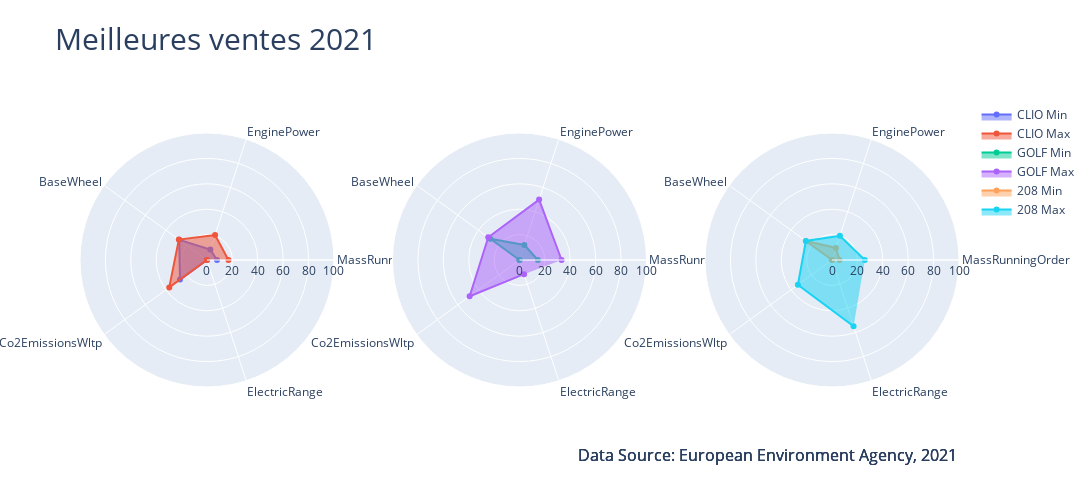
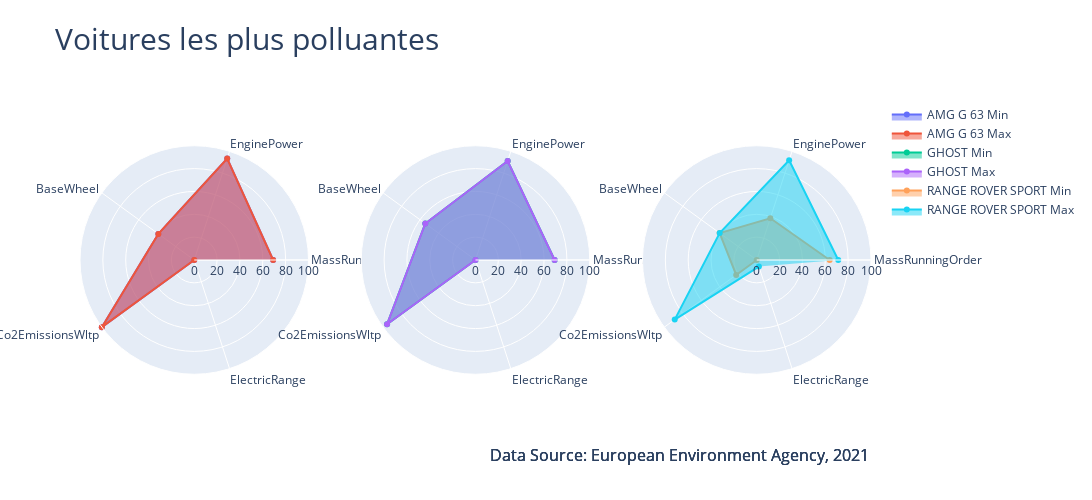

Notebook code cell kept with these figures, in order:
### Code cell
cars.plot_top_vehicles(save=False, format='png')

### Figure 1 — Plotly figure (JSON) as saved in the notebook; plotly's stock layout.template omitted (floating-point values rounded to 4 significant figures)
{"data": [{"fill": "toself", "name": "CLIO Min", "r": [7.889, 8.667, 27.02, 26.27, 0], "showlegend": true, "subplot": "polar", "theta": ["MassRunningOrder", "EnginePower", "BaseWheel", "Co2EmissionsWltp", "ElectricRange"], "type": "scatterpolar"}, {"fill": "toself", "name": "CLIO Max", "r": [16.91, 20.67, 27.36, 36.73, 0], "showlegend": true, "subplot": "polar", "theta": ["MassRunningOrder", "EnginePower", "BaseWheel", "Co2EmissionsWltp", "ElectricRange"], "type": "scatterpolar"}, {"fill": "toself", "name": "GOLF Min", "r": [14.48, 12.44, 28.51, 0, 0], "showlegend": true, "subplot": "polar2", "theta": ["MassRunningOrder", "EnginePower", "BaseWheel", "Co2EmissionsWltp", "ElectricRange"], "type": "scatterpolar"}, {"fill": "toself", "name": "GOLF Max", "r": [33.15, 50, 30.42, 48.53, 11.72], "showlegend": true, "subplot": "polar2", "theta": ["MassRunningOrder", "EnginePower", "BaseWheel", "Co2EmissionsWltp", "ElectricRange"], "type": "scatterpolar"}, {"fill": "toself", "name": "208 Min", "r": [5.875, 10, 25.49, 0, 0], "showlegend": true, "subplot": "polar3", "theta": ["MassRunningOrder", "EnginePower", "BaseWheel", "Co2EmissionsWltp", "ElectricRange"], "type": "scatterpolar"}, {"fill": "toself", "name": "208 Max", "r": [25.81, 20, 25.49, 33.24, 54.84], "showlegend": true, "subplot": "polar3", "theta": ["MassRunningOrder", "EnginePower", "BaseWheel", "Co2EmissionsWltp", "ElectricRange"], "type": "scatterpolar"}], "layout": {"annotations": [{"font": {"size": 16}, "showarrow": false, "text": "Data Source: European Environment Agency, 2021", "x": 1, "xanchor": "right", "xref": "paper", "y": -0.15, "yanchor": "auto", "yref": "paper"}, {"font": {"size": 16}, "showarrow": false, "text": "Data Source: European Environment Agency, 2021", "x": 1, "xanchor": "right", "xref": "paper", "y": -0.15, "yanchor": "auto", "yref": "paper"}, {"font": {"size": 16}, "showarrow": false, "text": "Data Source: European Environment Agency, 2021", "x": 1, "xanchor": "right", "xref": "paper", "y": -0.15, "yanchor": "auto", "yref": "paper"}], "height": 500, "polar": {"domain": {"x": [0, 0.2889], "y": [0, 1]}, "radialaxis": {"range": [0, 100]}}, "polar2": {"domain": {"x": [0.3556, 0.6444], "y": [0, 1]}, "radialaxis": {"range": [0, 100]}}, "polar3": {"domain": {"x": [0.7111, 1], "y": [0, 1]}, "radialaxis": {"range": [0, 100]}}, "title": {"font": {"size": 30}, "text": "Meilleures ventes 2021"}, "width": 1200}}

### Figure 2 — Plotly figure (JSON) as saved in the notebook; plotly's stock layout.template omitted (floating-point values rounded to 4 significant figures)
{"data": [{"fill": "toself", "name": "AMG G 63 Min", "r": [69.03, 93.33, 38.86, 100, 0], "showlegend": true, "subplot": "polar", "theta": ["MassRunningOrder", "EnginePower", "BaseWheel", "Co2EmissionsWltp", "ElectricRange"], "type": "scatterpolar"}, {"fill": "toself", "name": "AMG G 63 Max", "r": [69.03, 93.33, 38.86, 100, 0], "showlegend": true, "subplot": "polar", "theta": ["MassRunningOrder", "EnginePower", "BaseWheel", "Co2EmissionsWltp", "ElectricRange"], "type": "scatterpolar"}, {"fill": "toself", "name": "GHOST Min", "r": [69.24, 91.11, 54.34, 95.71, 0], "showlegend": true, "subplot": "polar2", "theta": ["MassRunningOrder", "EnginePower", "BaseWheel", "Co2EmissionsWltp", "ElectricRange"], "type": "scatterpolar"}, {"fill": "toself", "name": "GHOST Max", "r": [69.24, 91.11, 54.34, 95.71, 0], "showlegend": true, "subplot": "polar2", "theta": ["MassRunningOrder", "EnginePower", "BaseWheel", "Co2EmissionsWltp", "ElectricRange"], "type": "scatterpolar"}, {"fill": "toself", "name": "RANGE ROVER SPORT Min", "r": [63.83, 38.44, 40.12, 22.25, 0], "showlegend": true, "subplot": "polar3", "theta": ["MassRunningOrder", "EnginePower", "BaseWheel", "Co2EmissionsWltp", "ElectricRange"], "type": "scatterpolar"}, {"fill": "toself", "name": "RANGE ROVER SPORT Max", "r": [71.34, 91.78, 40.12, 88.74, 6.094], "showlegend": true, "subplot": "polar3", "theta": ["MassRunningOrder", "EnginePower", "BaseWheel", "Co2EmissionsWltp", "ElectricRange"], "type": "scatterpolar"}], "layout": {"annotations": [{"font": {"size": 16}, "showarrow": false, "text": "Data Source: European Environment Agency, 2021", "x": 1, "xanchor": "right", "xref": "paper", "y": -0.15, "yanchor": "auto", "yref": "paper"}, {"font": {"size": 16}, "showarrow": false, "text": "Data Source: European Environment Agency, 2021", "x": 1, "xanchor": "right", "xref": "paper", "y": -0.15, "yanchor": "auto", "yref": "paper"}, {"font": {"size": 16}, "showarrow": false, "text": "Data Source: European Environment Agency, 2021", "x": 1, "xanchor": "right", "xref": "paper", "y": -0.15, "yanchor": "auto", "yref": "paper"}], "height": 500, "polar": {"domain": {"x": [0, 0.2889], "y": [0, 1]}, "radialaxis": {"range": [0, 100]}}, "polar2": {"domain": {"x": [0.3556, 0.6444], "y": [0, 1]}, "radialaxis": {"range": [0, 100]}}, "polar3": {"domain": {"x": [0.7111, 1], "y": [0, 1]}, "radialaxis": {"range": [0, 100]}}, "title": {"font": {"size": 30}, "text": "Voitures les plus polluantes"}, "width": 1200}}
